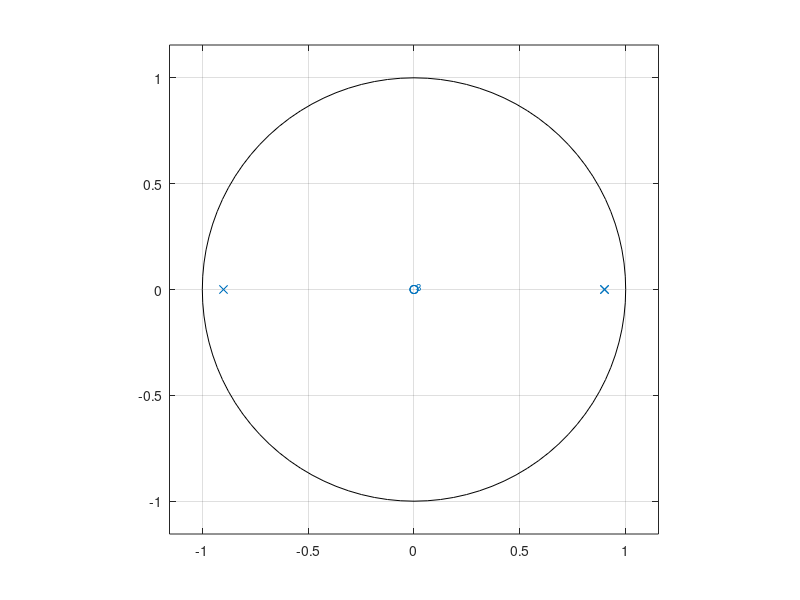
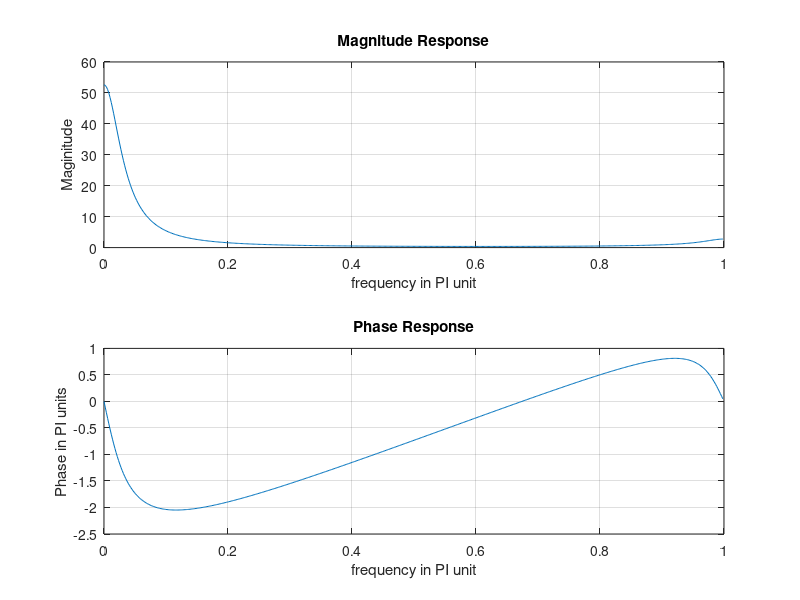

Recreate these plots in MATLAB, in order.
b=1;
a=poly([0.9, 0.9, -0.9]);
figure(1)
zplane(b,a)
figure(2)
[H,w]=freqz(b,a);
magH=abs(H);
angH=angle(H);
subplot(2,1,1); plot(w/pi, magH); grid
xlabel('frequency in PI unit'); ylabel('Maginitude');
title('Magnitude Response')
subplot(2,1,2); plot(w/pi, angH); grid
xlabel('frequency in PI unit'); ylabel('Phase in PI units');
title('Phase Response')